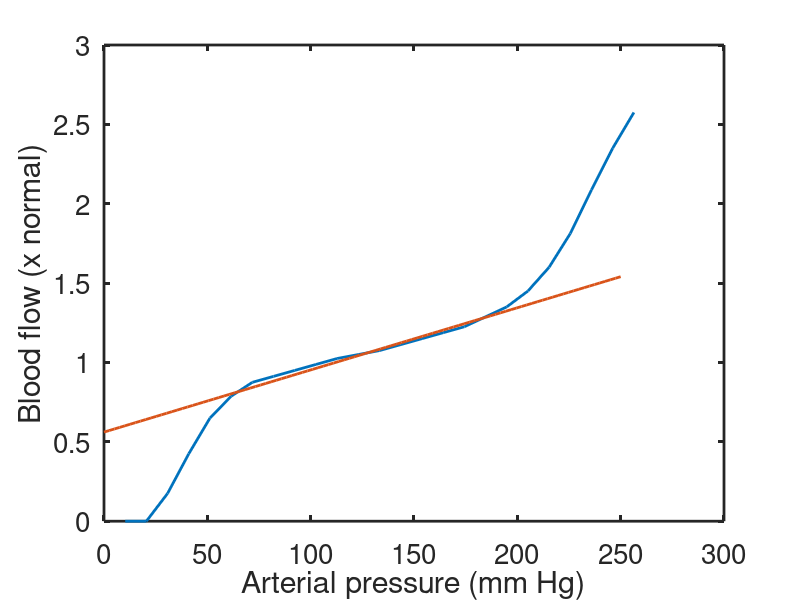
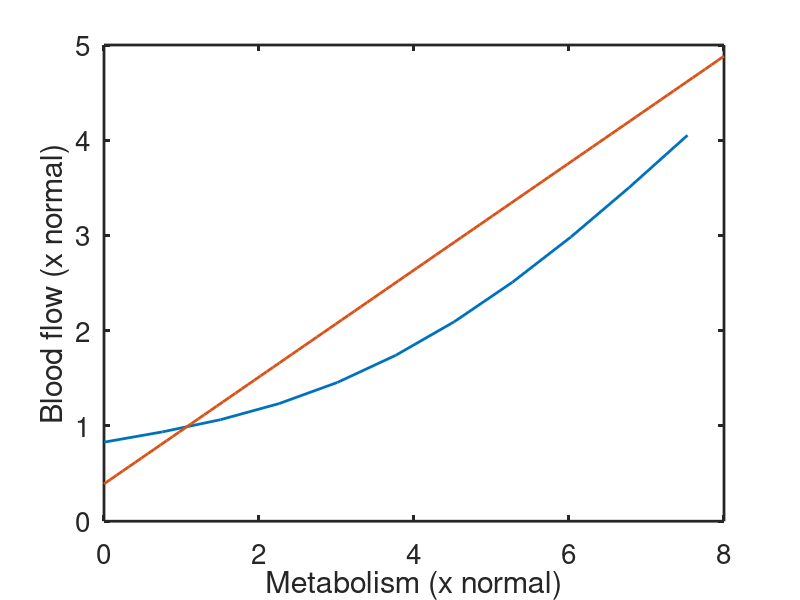
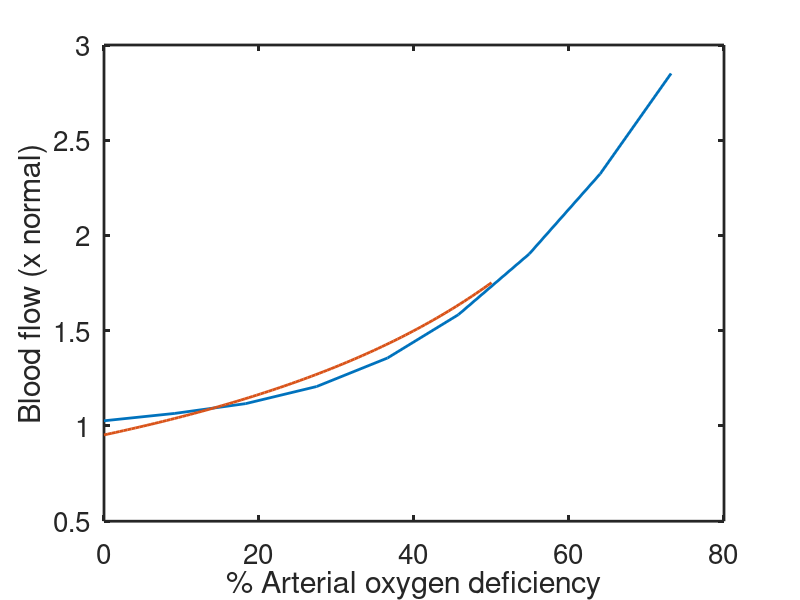

MATLAB code to generate these figures, in order:

%  -------------------------------------------------------------------
%
%   Code to solve the autoregulation model of Huntsman/Peskin.
%
%   For Chapter 11, Section 11.6.1 of
%   Keener and Sneyd, Mathematical Physiology, 3rd Edition, Springer.
%
%   Written by James Keener and James Sneyd.
%
%  -------------------------------------------------------------------

clear all
close all
clc
set(0,                           ...
   'defaultaxesfontsize', 20,   ...
   'defaultaxeslinewidth', 2.0, ...
   'defaultlinelinewidth', 2.0);

% The data for the three graphs. Easier to enter it all directly than read
% it from three separate files

flow_Pa = [0	10.256
0	20.512
0.175	30.768
0.425	41.024
0.65	51.28
0.7875	61.536
0.875	71.792
0.9125	82.048
0.95	92.30399
0.9875	102.56
1.025	112.816
1.05	123.072
1.075	133.328
1.1125	143.584
1.15	153.84
1.1875	164.096
1.225	174.352
1.2875	184.608
1.35	194.864
1.45	205.12
1.6	215.376
1.8125	225.632
2.0875	235.888
2.35	246.144
2.575	256.4];


flow_metab = [0.829816	0
0.937826	0.752941
1.0664	1.50588
1.23481	2.25882
1.4571	3.01176
1.74212	3.76471
2.0935	4.51765
2.50963	5.27059
2.98377	6.02353
3.50385	6.77647
4.05269	7.52941];


flow_oxy = [1.02721	0
1.066	9.14634
1.11736	18.2927
1.20706	27.439
1.35686	36.5854
1.58445	45.7317
1.90352	54.8781
2.3237	64.0244
2.85057	73.1707];


% Calculate the model curves
 O2astar=104;
 O2vstar=40;
 Pastar=100;
 Qstar=5.6;
 Mstar = Qstar*(O2astar - O2vstar);
 
 A = 0.1; 
 R0 = 4; 

 % alternate values from second edition that don't seem to work
 %A = Qstar/(3*Mstar - Qstar*O2astar)
 %R0 = Pastar*(3*Mstar - Qstar*O2astar)/(2*Qstar*Mstar)

 % plot flow against pressure
 Pa_model = linspace(0,250,100);
 Qa_model = (1/(1+A*O2astar))*(Mstar*A + Pa_model/R0);
 figure(1)
     plot(flow_Pa(:,2),flow_Pa(:,1))
     hold on
     plot(Pa_model,Qa_model/Qstar)
     xlabel('Arterial pressure (mm Hg)')
     ylabel('Blood flow (x normal)')

 % plot flow against metabolism
 M_model = linspace(0,8,100);
 Qa_model2 = (1/(1+A*O2astar))*(M_model*Mstar*A + Pastar/R0);
 figure(2)
     plot(flow_metab(:,2),flow_metab(:,1))
     hold on
     plot(M_model,Qa_model2/Qstar)
     xlabel('Metabolism (x normal)')
     ylabel('Blood flow (x normal)')

 % plot flow against oxygen deficiency
 ox_def = linspace(0,50,100);
 O2a = O2astar*(1-ox_def/100);
 Qa_model4 = (1./(1+A*O2a)).*(Mstar*A + Pastar/R0);
 figure(3)
     plot(flow_oxy(:,2),flow_oxy(:,1))
     hold on
     plot(ox_def,Qa_model4/Qstar)
     xlabel('% Arterial oxygen deficiency')
     ylabel('Blood flow (x normal)')
